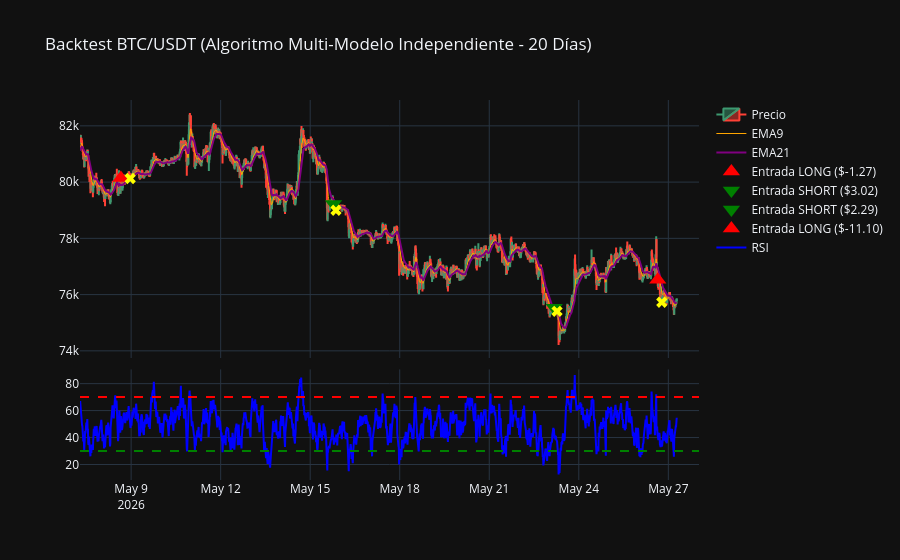
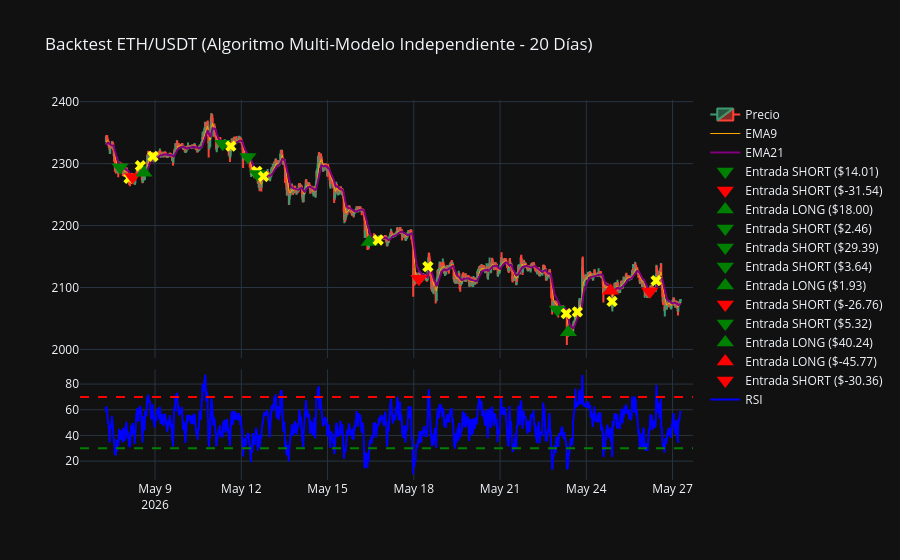
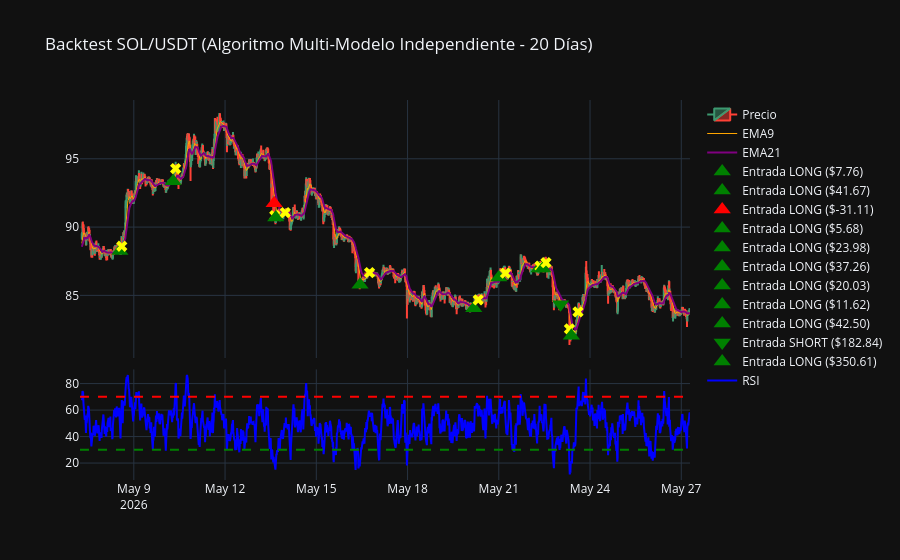
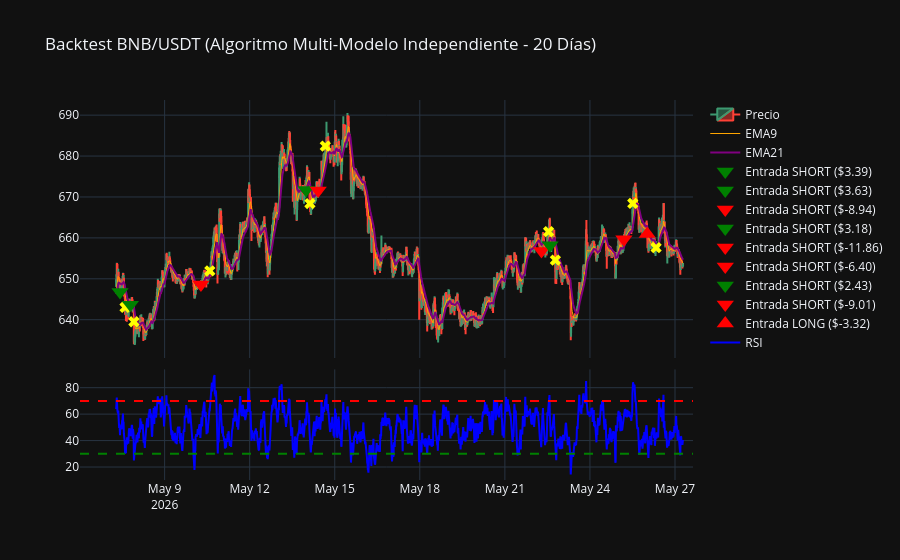

Notebook cell for these charts, in order:
### Code cell
# Muestra los últimos 20 días COMPLETOS
for symbol in symbols:
    if symbol not in test_dfs: continue
    df_sym = test_dfs[symbol]
    
    df_plot = df_sym.tail(1920)
    
    fig = make_subplots(rows=2, cols=1, shared_xaxes=True, vertical_spacing=0.03, row_heights=[0.7, 0.3])

    fig.add_trace(go.Candlestick(x=df_plot.index,
                    open=df_plot['open'],
                    high=df_plot['high'],
                    low=df_plot['low'],
                    close=df_plot['close'],
                    name='Precio'), row=1, col=1)

    fig.add_trace(go.Scatter(x=df_plot.index, y=df_plot['EMA9'], line=dict(color='orange', width=1), name='EMA9'), row=1, col=1)
    fig.add_trace(go.Scatter(x=df_plot.index, y=df_plot['EMA21'], line=dict(color='purple', width=2), name='EMA21'), row=1, col=1)

    if not trades_df.empty:
        sym_trades = trades_df[trades_df['symbol'] == symbol]
        for _, trade in sym_trades.iterrows():
            if trade['entry_time'] in df_plot.index:
                color = 'green' if trade['usd_profit'] > 0 else 'red'
                marker_symbol = 'triangle-up' if trade['type'] == 'LONG' else 'triangle-down'
                
                fig.add_trace(go.Scatter(x=[trade['entry_time']], y=[trade['entry_price']],
                                         mode='markers', marker=dict(symbol=marker_symbol, size=15, color=color),
                                         name=f"Entrada {trade['type']} (${trade['usd_profit']:.2f})"), row=1, col=1)
                                         
                if trade['exit_time'] in df_plot.index:
                    fig.add_trace(go.Scatter(x=[trade['exit_time']], y=[trade['exit_price']],
                                             mode='markers', marker=dict(symbol='x', size=10, color='yellow'),
                                             showlegend=False), row=1, col=1)

    fig.add_trace(go.Scatter(x=df_plot.index, y=df_plot['RSI'], name='RSI', line=dict(color='blue')), row=2, col=1)
    fig.add_hline(y=70, line_dash="dash", line_color="red", row=2, col=1)
    fig.add_hline(y=30, line_dash="dash", line_color="green", row=2, col=1)

    fig.update_layout(title=f'Backtest {symbol} (Algoritmo Multi-Modelo Independiente - 20 Días)', xaxis_rangeslider_visible=False, template='plotly_dark')
    fig.show()

### Figure 1 — Plotly figure (JSON) as saved in the notebook; plotly's stock layout.template omitted (floating-point values rounded to 4 significant figures; data arrays with more than 128 entries replaced by an {"elided": "..."} marker saying what was removed)
{"data": [{"close": {"elided": "1920 float values"}, "high": {"elided": "1920 float values"}, "low": {"elided": "1920 float values"}, "name": "Precio", "open": {"elided": "1920 float values"}, "type": "candlestick", "x": {"elided": "1920 str values"}, "xaxis": "x", "yaxis": "y"}, {"line": {"color": "orange", "width": 1}, "name": "EMA9", "type": "scatter", "x": {"elided": "1920 str values"}, "xaxis": "x", "y": {"elided": "1920 float values"}, "yaxis": "y"}, {"line": {"color": "purple", "width": 2}, "name": "EMA21", "type": "scatter", "x": {"elided": "1920 str values"}, "xaxis": "x", "y": {"elided": "1920 float values"}, "yaxis": "y"}, {"marker": {"color": "red", "size": 15, "symbol": "triangle-up"}, "mode": "markers", "name": "Entrada LONG ($-1.27)", "type": "scatter", "x": ["2026-05-08T15:45:00"], "xaxis": "x", "y": [80140.0], "yaxis": "y"}, {"marker": {"color": "yellow", "size": 10, "symbol": "x"}, "mode": "markers", "showlegend": false, "type": "scatter", "x": ["2026-05-08T23:15:00"], "xaxis": "x", "y": [80130.0], "yaxis": "y"}, {"marker": {"color": "green", "size": 15, "symbol": "triangle-down"}, "mode": "markers", "name": "Entrada SHORT ($3.02)", "type": "scatter", "x": ["2026-05-15T18:45:00"], "xaxis": "x", "y": [79220.0], "yaxis": "y"}, {"marker": {"color": "yellow", "size": 10, "symbol": "x"}, "mode": "markers", "showlegend": false, "type": "scatter", "x": ["2026-05-15T20:45:00"], "xaxis": "x", "y": [79000.0], "yaxis": "y"}, {"marker": {"color": "green", "size": 15, "symbol": "triangle-down"}, "mode": "markers", "name": "Entrada SHORT ($2.29)", "type": "scatter", "x": ["2026-05-23T04:15:00"], "xaxis": "x", "y": [75530.0], "yaxis": "y"}, {"marker": {"color": "yellow", "size": 10, "symbol": "x"}, "mode": "markers", "showlegend": false, "type": "scatter", "x": ["2026-05-23T06:30:00"], "xaxis": "x", "y": [75410.0], "yaxis": "y"}, {"marker": {"color": "red", "size": 15, "symbol": "triangle-up"}, "mode": "markers", "name": "Entrada LONG ($-11.10)", "type": "scatter", "x": ["2026-05-26T15:30:00"], "xaxis": "x", "y": [76520.0], "yaxis": "y"}, {"marker": {"color": "yellow", "size": 10, "symbol": "x"}, "mode": "markers", "showlegend": false, "type": "scatter", "x": ["2026-05-26T18:45:00"], "xaxis": "x", "y": [75730.0], "yaxis": "y"}, {"line": {"color": "blue"}, "name": "RSI", "type": "scatter", "x": {"elided": "1920 str values"}, "xaxis": "x2", "y": {"elided": "1920 float values"}, "yaxis": "y2"}], "layout": {"shapes": [{"line": {"color": "red", "dash": "dash"}, "type": "line", "x0": 0, "x1": 1, "xref": "x2 domain", "y0": 70, "y1": 70, "yref": "y2"}, {"line": {"color": "green", "dash": "dash"}, "type": "line", "x0": 0, "x1": 1, "xref": "x2 domain", "y0": 30, "y1": 30, "yref": "y2"}], "title": {"text": "Backtest BTC/USDT (Algoritmo Multi-Modelo Independiente - 20 Días)"}, "xaxis": {"anchor": "y", "domain": [0, 1], "matches": "x2", "rangeslider": {"visible": false}, "showticklabels": false}, "xaxis2": {"anchor": "y2", "domain": [0, 1]}, "yaxis": {"anchor": "x", "domain": [0.321, 1.0]}, "yaxis2": {"anchor": "x2", "domain": [0, 0.291]}}}

### Figure 2 — Plotly figure (JSON) as saved in the notebook; plotly's stock layout.template omitted (floating-point values rounded to 4 significant figures; data arrays with more than 128 entries replaced by an {"elided": "..."} marker saying what was removed)
{"data": [{"close": {"elided": "1920 float values"}, "high": {"elided": "1920 float values"}, "low": {"elided": "1920 float values"}, "name": "Precio", "open": {"elided": "1920 float values"}, "type": "candlestick", "x": {"elided": "1920 str values"}, "xaxis": "x", "yaxis": "y"}, {"line": {"color": "orange", "width": 1}, "name": "EMA9", "type": "scatter", "x": {"elided": "1920 str values"}, "xaxis": "x", "y": {"elided": "1920 float values"}, "yaxis": "y"}, {"line": {"color": "purple", "width": 2}, "name": "EMA21", "type": "scatter", "x": {"elided": "1920 str values"}, "xaxis": "x", "y": {"elided": "1920 float values"}, "yaxis": "y"}, {"marker": {"color": "green", "size": 15, "symbol": "triangle-down"}, "mode": "markers", "name": "Entrada SHORT ($14.01)", "type": "scatter", "x": ["2026-05-07T18:45:00"], "xaxis": "x", "y": [2294.0], "yaxis": "y"}, {"marker": {"color": "yellow", "size": 10, "symbol": "x"}, "mode": "markers", "showlegend": false, "type": "scatter", "x": ["2026-05-08T02:15:00"], "xaxis": "x", "y": [2276.0], "yaxis": "y"}, {"marker": {"color": "red", "size": 15, "symbol": "triangle-down"}, "mode": "markers", "name": "Entrada SHORT ($-31.54)", "type": "scatter", "x": ["2026-05-08T05:15:00"], "xaxis": "x", "y": [2278.0], "yaxis": "y"}, {"marker": {"color": "yellow", "size": 10, "symbol": "x"}, "mode": "markers", "showlegend": false, "type": "scatter", "x": ["2026-05-08T11:45:00"], "xaxis": "x", "y": [2297.0], "yaxis": "y"}, {"marker": {"color": "green", "size": 15, "symbol": "triangle-up"}, "mode": "markers", "name": "Entrada LONG ($18.00)", "type": "scatter", "x": ["2026-05-08T14:45:00"], "xaxis": "x", "y": [2285.0], "yaxis": "y"}, {"marker": {"color": "yellow", "size": 10, "symbol": "x"}, "mode": "markers", "showlegend": false, "type": "scatter", "x": ["2026-05-08T22:15:00"], "xaxis": "x", "y": [2312.0], "yaxis": "y"}, {"marker": {"color": "green", "size": 15, "symbol": "triangle-down"}, "mode": "markers", "name": "Entrada SHORT ($2.46)", "type": "scatter", "x": ["2026-05-11T08:30:00"], "xaxis": "x", "y": [2332.0], "yaxis": "y"}, {"marker": {"color": "yellow", "size": 10, "symbol": "x"}, "mode": "markers", "showlegend": false, "type": "scatter", "x": ["2026-05-11T15:15:00"], "xaxis": "x", "y": [2328.0], "yaxis": "y"}, {"marker": {"color": "green", "size": 15, "symbol": "triangle-down"}, "mode": "markers", "name": "Entrada SHORT ($29.39)", "type": "scatter", "x": ["2026-05-12T05:30:00"], "xaxis": "x", "y": [2311.0], "yaxis": "y"}, {"marker": {"color": "yellow", "size": 10, "symbol": "x"}, "mode": "markers", "showlegend": false, "type": "scatter", "x": ["2026-05-12T13:00:00"], "xaxis": "x", "y": [2288.0], "yaxis": "y"}, {"marker": {"color": "green", "size": 15, "symbol": "triangle-down"}, "mode": "markers", "name": "Entrada SHORT ($3.64)", "type": "scatter", "x": ["2026-05-12T13:15:00"], "xaxis": "x", "y": [2283.0], "yaxis": "y"}, {"marker": {"color": "yellow", "size": 10, "symbol": "x"}, "mode": "markers", "showlegend": false, "type": "scatter", "x": ["2026-05-12T18:30:00"], "xaxis": "x", "y": [2279.0], "yaxis": "y"}, {"marker": {"color": "green", "size": 15, "symbol": "triangle-up"}, "mode": "markers", "name": "Entrada LONG ($1.93)", "type": "scatter", "x": ["2026-05-16T10:45:00"], "xaxis": "x", "y": [2174.0], "yaxis": "y"}, {"marker": {"color": "yellow", "size": 10, "symbol": "x"}, "mode": "markers", "showlegend": false, "type": "scatter", "x": ["2026-05-16T18:15:00"], "xaxis": "x", "y": [2177.0], "yaxis": "y"}, {"marker": {"color": "red", "size": 15, "symbol": "triangle-down"}, "mode": "markers", "name": "Entrada SHORT ($-26.76)", "type": "scatter", "x": ["2026-05-18T04:15:00"], "xaxis": "x", "y": [2114.0], "yaxis": "y"}, {"marker": {"color": "yellow", "size": 10, "symbol": "x"}, "mode": "markers", "showlegend": false, "type": "scatter", "x": ["2026-05-18T11:45:00"], "xaxis": "x", "y": [2134.0], "yaxis": "y"}, {"marker": {"color": "green", "size": 15, "symbol": "triangle-down"}, "mode": "markers", "name": "Entrada SHORT ($5.32)", "type": "scatter", "x": ["2026-05-22T23:45:00"], "xaxis": "x", "y": [2064.0], "yaxis": "y"}, {"marker": {"color": "yellow", "size": 10, "symbol": "x"}, "mode": "markers", "showlegend": false, "type": "scatter", "x": ["2026-05-23T07:15:00"], "xaxis": "x", "y": [2058.0], "yaxis": "y"}, {"marker": {"color": "green", "size": 15, "symbol": "triangle-up"}, "mode": "markers", "name": "Entrada LONG ($40.24)", "type": "scatter", "x": ["2026-05-23T09:00:00"], "xaxis": "x", "y": [2028.0], "yaxis": "y"}, {"marker": {"color": "yellow", "size": 10, "symbol": "x"}, "mode": "markers", "showlegend": false, "type": "scatter", "x": ["2026-05-23T16:30:00"], "xaxis": "x", "y": [2061.0], "yaxis": "y"}, {"marker": {"color": "red", "size": 15, "symbol": "triangle-up"}, "mode": "markers", "name": "Entrada LONG ($-45.77)", "type": "scatter", "x": ["2026-05-24T20:15:00"], "xaxis": "x", "y": [2095.0], "yaxis": "y"}, {"marker": {"color": "yellow", "size": 10, "symbol": "x"}, "mode": "markers", "showlegend": false, "type": "scatter", "x": ["2026-05-24T21:30:00"], "xaxis": "x", "y": [2077.0], "yaxis": "y"}, {"marker": {"color": "red", "size": 15, "symbol": "triangle-down"}, "mode": "markers", "name": "Entrada SHORT ($-30.36)", "type": "scatter", "x": ["2026-05-26T05:00:00"], "xaxis": "x", "y": [2094.0], "yaxis": "y"}, {"marker": {"color": "yellow", "size": 10, "symbol": "x"}, "mode": "markers", "showlegend": false, "type": "scatter", "x": ["2026-05-26T10:15:00"], "xaxis": "x", "y": [2111.0], "yaxis": "y"}, {"line": {"color": "blue"}, "name": "RSI", "type": "scatter", "x": {"elided": "1920 str values"}, "xaxis": "x2", "y": {"elided": "1920 float values"}, "yaxis": "y2"}], "layout": {"shapes": [{"line": {"color": "red", "dash": "dash"}, "type": "line", "x0": 0, "x1": 1, "xref": "x2 domain", "y0": 70, "y1": 70, "yref": "y2"}, {"line": {"color": "green", "dash": "dash"}, "type": "line", "x0": 0, "x1": 1, "xref": "x2 domain", "y0": 30, "y1": 30, "yref": "y2"}], "title": {"text": "Backtest ETH/USDT (Algoritmo Multi-Modelo Independiente - 20 Días)"}, "xaxis": {"anchor": "y", "domain": [0, 1], "matches": "x2", "rangeslider": {"visible": false}, "showticklabels": false}, "xaxis2": {"anchor": "y2", "domain": [0, 1]}, "yaxis": {"anchor": "x", "domain": [0.321, 1.0]}, "yaxis2": {"anchor": "x2", "domain": [0, 0.291]}}}

### Figure 3 — Plotly figure (JSON) as saved in the notebook; plotly's stock layout.template omitted (floating-point values rounded to 4 significant figures; data arrays with more than 128 entries replaced by an {"elided": "..."} marker saying what was removed)
{"data": [{"close": {"elided": "1920 float values"}, "high": {"elided": "1920 float values"}, "low": {"elided": "1920 float values"}, "name": "Precio", "open": {"elided": "1920 float values"}, "type": "candlestick", "x": {"elided": "1920 str values"}, "xaxis": "x", "yaxis": "y"}, {"line": {"color": "orange", "width": 1}, "name": "EMA9", "type": "scatter", "x": {"elided": "1920 str values"}, "xaxis": "x", "y": {"elided": "1920 float values"}, "yaxis": "y"}, {"line": {"color": "purple", "width": 2}, "name": "EMA21", "type": "scatter", "x": {"elided": "1920 str values"}, "xaxis": "x", "y": {"elided": "1920 float values"}, "yaxis": "y"}, {"marker": {"color": "green", "size": 15, "symbol": "triangle-up"}, "mode": "markers", "name": "Entrada LONG ($7.76)", "type": "scatter", "x": ["2026-05-08T13:00:00"], "xaxis": "x", "y": [88.26], "yaxis": "y"}, {"marker": {"color": "yellow", "size": 10, "symbol": "x"}, "mode": "markers", "showlegend": false, "type": "scatter", "x": ["2026-05-08T14:30:00"], "xaxis": "x", "y": [88.6], "yaxis": "y"}, {"marker": {"color": "green", "size": 15, "symbol": "triangle-up"}, "mode": "markers", "name": "Entrada LONG ($41.67)", "type": "scatter", "x": ["2026-05-10T07:00:00"], "xaxis": "x", "y": [93.36], "yaxis": "y"}, {"marker": {"color": "yellow", "size": 10, "symbol": "x"}, "mode": "markers", "showlegend": false, "type": "scatter", "x": ["2026-05-10T09:00:00"], "xaxis": "x", "y": [94.28], "yaxis": "y"}, {"marker": {"color": "red", "size": 15, "symbol": "triangle-up"}, "mode": "markers", "name": "Entrada LONG ($-31.11)", "type": "scatter", "x": ["2026-05-13T14:45:00"], "xaxis": "x", "y": [91.74], "yaxis": "y"}, {"marker": {"color": "yellow", "size": 10, "symbol": "x"}, "mode": "markers", "showlegend": false, "type": "scatter", "x": ["2026-05-13T15:15:00"], "xaxis": "x", "y": [90.84], "yaxis": "y"}, {"marker": {"color": "green", "size": 15, "symbol": "triangle-up"}, "mode": "markers", "name": "Entrada LONG ($5.68)", "type": "scatter", "x": ["2026-05-13T16:00:00"], "xaxis": "x", "y": [90.71], "yaxis": "y"}, {"marker": {"color": "yellow", "size": 10, "symbol": "x"}, "mode": "markers", "showlegend": false, "type": "scatter", "x": ["2026-05-13T23:30:00"], "xaxis": "x", "y": [91.06], "yaxis": "y"}, {"marker": {"color": "green", "size": 15, "symbol": "triangle-up"}, "mode": "markers", "name": "Entrada LONG ($23.98)", "type": "scatter", "x": ["2026-05-16T10:30:00"], "xaxis": "x", "y": [85.78], "yaxis": "y"}, {"marker": {"color": "yellow", "size": 10, "symbol": "x"}, "mode": "markers", "showlegend": false, "type": "scatter", "x": ["2026-05-16T18:00:00"], "xaxis": "x", "y": [86.66], "yaxis": "y"}, {"marker": {"color": "green", "size": 15, "symbol": "triangle-up"}, "mode": "markers", "name": "Entrada LONG ($37.26)", "type": "scatter", "x": ["2026-05-20T04:15:00"], "xaxis": "x", "y": [84.07], "yaxis": "y"}, {"marker": {"color": "yellow", "size": 10, "symbol": "x"}, "mode": "markers", "showlegend": false, "type": "scatter", "x": ["2026-05-20T07:45:00"], "xaxis": "x", "y": [84.68], "yaxis": "y"}, {"marker": {"color": "green", "size": 15, "symbol": "triangle-up"}, "mode": "markers", "name": "Entrada LONG ($20.03)", "type": "scatter", "x": ["2026-05-21T00:00:00"], "xaxis": "x", "y": [86.31], "yaxis": "y"}, {"marker": {"color": "yellow", "size": 10, "symbol": "x"}, "mode": "markers", "showlegend": false, "type": "scatter", "x": ["2026-05-21T05:15:00"], "xaxis": "x", "y": [86.62], "yaxis": "y"}, {"marker": {"color": "green", "size": 15, "symbol": "triangle-up"}, "mode": "markers", "name": "Entrada LONG ($11.62)", "type": "scatter", "x": ["2026-05-22T07:45:00"], "xaxis": "x", "y": [86.97], "yaxis": "y"}, {"marker": {"color": "yellow", "size": 10, "symbol": "x"}, "mode": "markers", "showlegend": false, "type": "scatter", "x": ["2026-05-22T08:30:00"], "xaxis": "x", "y": [87.14], "yaxis": "y"}, {"marker": {"color": "green", "size": 15, "symbol": "triangle-up"}, "mode": "markers", "name": "Entrada LONG ($42.50)", "type": "scatter", "x": ["2026-05-22T10:45:00"], "xaxis": "x", "y": [86.97], "yaxis": "y"}, {"marker": {"color": "yellow", "size": 10, "symbol": "x"}, "mode": "markers", "showlegend": false, "type": "scatter", "x": ["2026-05-22T13:15:00"], "xaxis": "x", "y": [87.39], "yaxis": "y"}, {"marker": {"color": "green", "size": 15, "symbol": "triangle-down"}, "mode": "markers", "name": "Entrada SHORT ($182.84)", "type": "scatter", "x": ["2026-05-23T00:45:00"], "xaxis": "x", "y": [84.35], "yaxis": "y"}, {"marker": {"color": "yellow", "size": 10, "symbol": "x"}, "mode": "markers", "showlegend": false, "type": "scatter", "x": ["2026-05-23T07:45:00"], "xaxis": "x", "y": [82.55], "yaxis": "y"}, {"marker": {"color": "green", "size": 15, "symbol": "triangle-up"}, "mode": "markers", "name": "Entrada LONG ($350.61)", "type": "scatter", "x": ["2026-05-23T09:15:00"], "xaxis": "x", "y": [82.04], "yaxis": "y"}, {"marker": {"color": "yellow", "size": 10, "symbol": "x"}, "mode": "markers", "showlegend": false, "type": "scatter", "x": ["2026-05-23T14:30:00"], "xaxis": "x", "y": [83.79], "yaxis": "y"}, {"line": {"color": "blue"}, "name": "RSI", "type": "scatter", "x": {"elided": "1920 str values"}, "xaxis": "x2", "y": {"elided": "1920 float values"}, "yaxis": "y2"}], "layout": {"shapes": [{"line": {"color": "red", "dash": "dash"}, "type": "line", "x0": 0, "x1": 1, "xref": "x2 domain", "y0": 70, "y1": 70, "yref": "y2"}, {"line": {"color": "green", "dash": "dash"}, "type": "line", "x0": 0, "x1": 1, "xref": "x2 domain", "y0": 30, "y1": 30, "yref": "y2"}], "title": {"text": "Backtest SOL/USDT (Algoritmo Multi-Modelo Independiente - 20 Días)"}, "xaxis": {"anchor": "y", "domain": [0, 1], "matches": "x2", "rangeslider": {"visible": false}, "showticklabels": false}, "xaxis2": {"anchor": "y2", "domain": [0, 1]}, "yaxis": {"anchor": "x", "domain": [0.321, 1.0]}, "yaxis2": {"anchor": "x2", "domain": [0, 0.291]}}}

### Figure 4 — Plotly figure (JSON) as saved in the notebook; plotly's stock layout.template omitted (floating-point values rounded to 4 significant figures; data arrays with more than 128 entries replaced by an {"elided": "..."} marker saying what was removed)
{"data": [{"close": {"elided": "1920 float values"}, "high": {"elided": "1920 float values"}, "low": {"elided": "1920 float values"}, "name": "Precio", "open": {"elided": "1920 float values"}, "type": "candlestick", "x": {"elided": "1920 str values"}, "xaxis": "x", "yaxis": "y"}, {"line": {"color": "orange", "width": 1}, "name": "EMA9", "type": "scatter", "x": {"elided": "1920 str values"}, "xaxis": "x", "y": {"elided": "1920 float values"}, "yaxis": "y"}, {"line": {"color": "purple", "width": 2}, "name": "EMA21", "type": "scatter", "x": {"elided": "1920 str values"}, "xaxis": "x", "y": {"elided": "1920 float values"}, "yaxis": "y"}, {"marker": {"color": "green", "size": 15, "symbol": "triangle-down"}, "mode": "markers", "name": "Entrada SHORT ($3.39)", "type": "scatter", "x": ["2026-05-07T10:15:00"], "xaxis": "x", "y": [646.8], "yaxis": "y"}, {"marker": {"color": "yellow", "size": 10, "symbol": "x"}, "mode": "markers", "showlegend": false, "type": "scatter", "x": ["2026-05-07T14:30:00"], "xaxis": "x", "y": [643.0], "yaxis": "y"}, {"marker": {"color": "green", "size": 15, "symbol": "triangle-down"}, "mode": "markers", "name": "Entrada SHORT ($3.63)", "type": "scatter", "x": ["2026-05-07T19:00:00"], "xaxis": "x", "y": [643.7], "yaxis": "y"}, {"marker": {"color": "yellow", "size": 10, "symbol": "x"}, "mode": "markers", "showlegend": false, "type": "scatter", "x": ["2026-05-07T22:00:00"], "xaxis": "x", "y": [639.5], "yaxis": "y"}, {"marker": {"color": "red", "size": 15, "symbol": "triangle-down"}, "mode": "markers", "name": "Entrada SHORT ($-8.94)", "type": "scatter", "x": ["2026-05-10T06:45:00"], "xaxis": "x", "y": [648.6], "yaxis": "y"}, {"marker": {"color": "yellow", "size": 10, "symbol": "x"}, "mode": "markers", "showlegend": false, "type": "scatter", "x": ["2026-05-10T14:15:00"], "xaxis": "x", "y": [651.9], "yaxis": "y"}, {"marker": {"color": "green", "size": 15, "symbol": "triangle-down"}, "mode": "markers", "name": "Entrada SHORT ($3.18)", "type": "scatter", "x": ["2026-05-13T23:45:00"], "xaxis": "x", "y": [671.7], "yaxis": "y"}, {"marker": {"color": "yellow", "size": 10, "symbol": "x"}, "mode": "markers", "showlegend": false, "type": "scatter", "x": ["2026-05-14T03:00:00"], "xaxis": "x", "y": [668.4], "yaxis": "y"}, {"marker": {"color": "red", "size": 15, "symbol": "triangle-down"}, "mode": "markers", "name": "Entrada SHORT ($-11.86)", "type": "scatter", "x": ["2026-05-14T10:00:00"], "xaxis": "x", "y": [671.6], "yaxis": "y"}, {"marker": {"color": "yellow", "size": 10, "symbol": "x"}, "mode": "markers", "showlegend": false, "type": "scatter", "x": ["2026-05-14T16:00:00"], "xaxis": "x", "y": [682.4], "yaxis": "y"}, {"marker": {"color": "red", "size": 15, "symbol": "triangle-down"}, "mode": "markers", "name": "Entrada SHORT ($-6.40)", "type": "scatter", "x": ["2026-05-22T07:00:00"], "xaxis": "x", "y": [656.8], "yaxis": "y"}, {"marker": {"color": "yellow", "size": 10, "symbol": "x"}, "mode": "markers", "showlegend": false, "type": "scatter", "x": ["2026-05-22T13:00:00"], "xaxis": "x", "y": [661.5], "yaxis": "y"}, {"marker": {"color": "green", "size": 15, "symbol": "triangle-down"}, "mode": "markers", "name": "Entrada SHORT ($2.43)", "type": "scatter", "x": ["2026-05-22T14:15:00"], "xaxis": "x", "y": [658.2], "yaxis": "y"}, {"marker": {"color": "yellow", "size": 10, "symbol": "x"}, "mode": "markers", "showlegend": false, "type": "scatter", "x": ["2026-05-22T18:45:00"], "xaxis": "x", "y": [654.6], "yaxis": "y"}, {"marker": {"color": "red", "size": 15, "symbol": "triangle-down"}, "mode": "markers", "name": "Entrada SHORT ($-9.01)", "type": "scatter", "x": ["2026-05-25T04:45:00"], "xaxis": "x", "y": [659.6], "yaxis": "y"}, {"marker": {"color": "yellow", "size": 10, "symbol": "x"}, "mode": "markers", "showlegend": false, "type": "scatter", "x": ["2026-05-25T12:15:00"], "xaxis": "x", "y": [668.4], "yaxis": "y"}, {"marker": {"color": "red", "size": 15, "symbol": "triangle-up"}, "mode": "markers", "name": "Entrada LONG ($-3.32)", "type": "scatter", "x": ["2026-05-26T00:30:00"], "xaxis": "x", "y": [660.9], "yaxis": "y"}, {"marker": {"color": "yellow", "size": 10, "symbol": "x"}, "mode": "markers", "showlegend": false, "type": "scatter", "x": ["2026-05-26T08:00:00"], "xaxis": "x", "y": [657.6], "yaxis": "y"}, {"line": {"color": "blue"}, "name": "RSI", "type": "scatter", "x": {"elided": "1920 str values"}, "xaxis": "x2", "y": {"elided": "1920 float values"}, "yaxis": "y2"}], "layout": {"shapes": [{"line": {"color": "red", "dash": "dash"}, "type": "line", "x0": 0, "x1": 1, "xref": "x2 domain", "y0": 70, "y1": 70, "yref": "y2"}, {"line": {"color": "green", "dash": "dash"}, "type": "line", "x0": 0, "x1": 1, "xref": "x2 domain", "y0": 30, "y1": 30, "yref": "y2"}], "title": {"text": "Backtest BNB/USDT (Algoritmo Multi-Modelo Independiente - 20 Días)"}, "xaxis": {"anchor": "y", "domain": [0, 1], "matches": "x2", "rangeslider": {"visible": false}, "showticklabels": false}, "xaxis2": {"anchor": "y2", "domain": [0, 1]}, "yaxis": {"anchor": "x", "domain": [0.321, 1.0]}, "yaxis2": {"anchor": "x2", "domain": [0, 0.291]}}}
